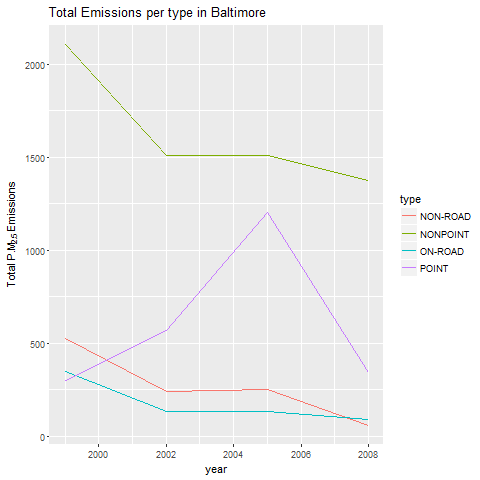

Source code (R):
library(ggplot2)

databalt <- aggregate(Emissions ~ year + type, baltimore, sum)

gplot <- ggplot(databalt, aes(year, Emissions, color = type))

gplot + geom_line()+ xlab("year") + ylab(expression("Total P.M"[2.5]*" Emissions")) + ggtitle("Total Emissions per type in Baltimore")

dev.copy(png, "Plot3.png")
dev.off()